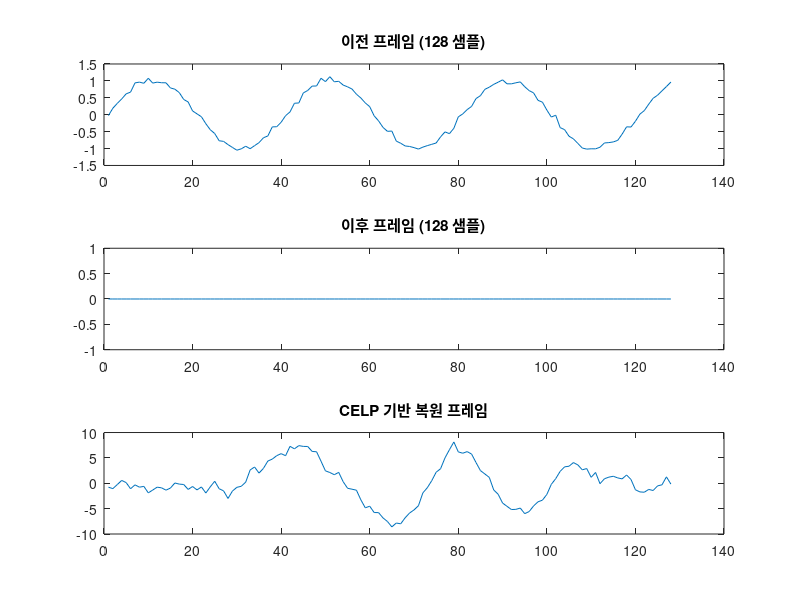

Write the MATLAB code that produced this figure.
%% CELP 기반 오류 은닉 예제 (128 샘플 버퍼)
% 가정:
%  - x_prev: 이전 프레임 (128 샘플)
%  - x_next: 이후 프레임 (128 샘플)
%  - 손실된 프레임은 주변 프레임 정보를 이용해 복원함

% 예시용으로 임의의 신호 생성 (실제에서는 실제 음성 프레임 사용)
frameLen = 128;
t = (0:frameLen-1)'/8000;
x_prev = sin(2*pi*200*t) + 0.05*randn(frameLen,1);  % 이전 프레임 (200 Hz 성분)
x_next = sin(2*pi*200*t + 0.3) + 0.05*randn(frameLen,1);  % 이후 프레임 (위상 차 있음)
x_next = zeros(frameLen,1);  % 이후 프레임 (위상 차 있음)


%% 1. LPC 분석: 이전 프레임을 이용해 LPC 계수 추정
lpcOrder = 10;  % LPC 차수 (실제 시스템에서는 최적 차수 선택)
a = lpc(x_prev, lpcOrder);  % LPC 계수 (여기서는 다이버시파이어 필터 계수)

%% 2. (선택사항) 피치 주기 추정
% 간단한 자가상관법을 사용한 피치 추정 (여기서는 참고용)
[acor, lag] = xcorr(x_prev - mean(x_prev));
lag = lag(lag >= 1);  % 양의 지연만 사용
acor = acor(lag >= 1);
[~, idx] = max(acor);
pitchPeriod = lag(idx);
fprintf('추정된 피치 주기: %d samples\n', pitchPeriod);

%% 3. 코드북 기반 여기 신호 선택
% Gaussian 코드북 생성 (각 열이 하나의 코드벡터)
codebookSize = 256;
codebook = randn(frameLen, codebookSize);

% 단순 비교 기준: 이전 프레임 말단과 이후 프레임 초반과의 연결 에러 최소화
bestIdx = 1;
minError = inf;
for i = 1:codebookSize
    excitation = codebook(:, i);
    % LPC 합성 필터로 복원 프레임 합성
    x_hat = filter(1, a, excitation);
    % 연결 부위 (예: 이전 프레임 마지막 16샘플과 이후 프레임 처음 16샘플)와의 차이를 최소화
    err = norm(x_hat(1:16) - x_prev(end-15:end)) + norm(x_hat(end-15:end) - x_next(1:16));
    if err < minError
        minError = err;
        bestIdx = i;
    end
end
bestExcitation = codebook(:, bestIdx);

%% 4. 합성: 선택된 여기 신호와 LPC 계수를 사용하여 손실된 프레임 복원
concealedFrame = filter(1, a, bestExcitation);

%% 5. 결과 시각화 및 재생 (옵션)
figure;
subplot(3,1,1);
plot(x_prev);
title('이전 프레임 (128 샘플)');
subplot(3,1,2);
plot(x_next);
title('이후 프레임 (128 샘플)');
subplot(3,1,3);
plot(concealedFrame);
title('CELP 기반 복원 프레임');

% 재생 예시 (샘플링 주파수 8000 Hz)
soundsc(x_prev, 8000); pause(1.5);
soundsc(concealedFrame, 8000); pause(1.5);
soundsc(x_next, 8000);
